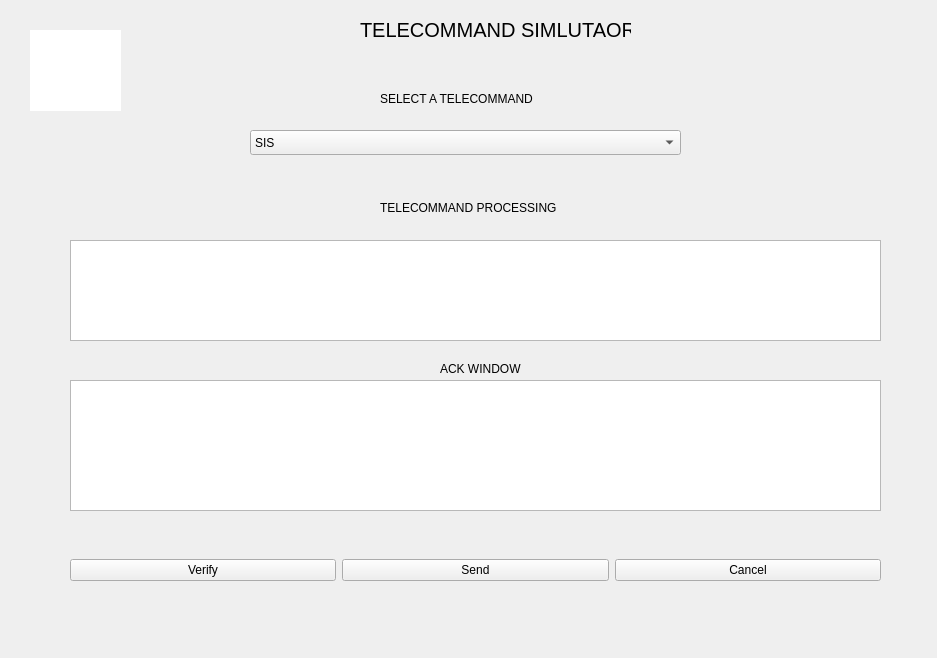
<?xml version="1.0" encoding="UTF-8"?>
<ui version="4.0">
 <class>TELECOMMAND</class>
 <widget class="QMainWindow" name="TELECOMMAND">
  <property name="geometry">
   <rect>
    <x>0</x>
    <y>0</y>
    <width>937</width>
    <height>658</height>
   </rect>
  </property>
  <property name="windowTitle">
   <string>TELECOMMAND SIMULATOR</string>
  </property>
  <widget class="QWidget" name="centralwidget">
   <widget class="QComboBox" name="tc_comb">
    <property name="geometry">
     <rect>
      <x>250</x>
      <y>130</y>
      <width>431</width>
      <height>25</height>
     </rect>
    </property>
    <property name="layoutDirection">
     <enum>Qt::LeftToRight</enum>
    </property>
    <property name="currentText">
     <string>SIS</string>
    </property>
    <property name="currentIndex">
     <number>0</number>
    </property>
    <item>
     <property name="text">
      <string>SIS</string>
     </property>
    </item>
    <item>
     <property name="text">
      <string>EARTH_AQUS</string>
     </property>
    </item>
    <item>
     <property name="text">
      <string>SUN_AQUS</string>
     </property>
    </item>
    <item>
     <property name="text">
      <string>TRANSMITTER _ON</string>
     </property>
    </item>
    <item>
     <property name="text">
      <string>TRANSMITTER _OFF</string>
     </property>
    </item>
    <item>
     <property name="text">
      <string>SPS_ON</string>
     </property>
    </item>
    <item>
     <property name="text">
      <string>SPS_OFF</string>
     </property>
    </item>
    <item>
     <property name="text">
      <string>DEPLOY_SOLARPANEL</string>
     </property>
    </item>
    <item>
     <property name="text">
      <string>PAYLOAD DATA</string>
     </property>
    </item>
   </widget>
   <widget class="QLabel" name="tccombo_title">
    <property name="geometry">
     <rect>
      <x>380</x>
      <y>90</y>
      <width>191</width>
      <height>17</height>
     </rect>
    </property>
    <property name="text">
     <string>SELECT A TELECOMMAND</string>
    </property>
   </widget>
   <widget class="QLabel" name="proc_labe">
    <property name="geometry">
     <rect>
      <x>380</x>
      <y>200</y>
      <width>211</width>
      <height>16</height>
     </rect>
    </property>
    <property name="text">
     <string>TELECOMMAND PROCESSING</string>
    </property>
   </widget>
   <widget class="QLabel" name="ack_labe">
    <property name="geometry">
     <rect>
      <x>440</x>
      <y>360</y>
      <width>101</width>
      <height>17</height>
     </rect>
    </property>
    <property name="text">
     <string>ACK WINDOW</string>
    </property>
   </widget>
   <widget class="QLabel" name="main_title">
    <property name="geometry">
     <rect>
      <x>360</x>
      <y>20</y>
      <width>271</width>
      <height>20</height>
     </rect>
    </property>
    <property name="font">
     <font>
      <pointsize>15</pointsize>
     </font>
    </property>
    <property name="text">
     <string>TELECOMMAND SIMLUTAOR</string>
    </property>
   </widget>
   <widget class="QPlainTextEdit" name="proc_win">
    <property name="geometry">
     <rect>
      <x>70</x>
      <y>240</y>
      <width>811</width>
      <height>101</height>
     </rect>
    </property>
   </widget>
   <widget class="QPlainTextEdit" name="ack_win">
    <property name="geometry">
     <rect>
      <x>70</x>
      <y>380</y>
      <width>811</width>
      <height>131</height>
     </rect>
    </property>
   </widget>
   <widget class="QWidget" name="horizontalLayoutWidget">
    <property name="geometry">
     <rect>
      <x>70</x>
      <y>530</y>
      <width>811</width>
      <height>80</height>
     </rect>
    </property>
    <layout class="QHBoxLayout" name="horizontalLayout">
     <item>
      <widget class="QPushButton" name="verify_btn">
       <property name="text">
        <string>Verify</string>
       </property>
      </widget>
     </item>
     <item>
      <widget class="QPushButton" name="send_btn">
       <property name="text">
        <string>Send</string>
       </property>
      </widget>
     </item>
     <item>
      <widget class="QPushButton" name="cancel_btn">
       <property name="text">
        <string>Cancel</string>
       </property>
      </widget>
     </item>
    </layout>
   </widget>
   <widget class="QLabel" name="isro_logo">
    <property name="geometry">
     <rect>
      <x>30</x>
      <y>30</y>
      <width>91</width>
      <height>81</height>
     </rect>
    </property>
    <property name="styleSheet">
     <string notr="true">background-color: rgb(255, 255, 255);</string>
    </property>
    <property name="text">
     <string/>
    </property>
    <property name="pixmap">
     <pixmap>../../../../../../home/kannan/Downloads/isro_logo.ico</pixmap>
    </property>
   </widget>
  </widget>
 </widget>
 <resources/>
 <connections/>
</ui>
